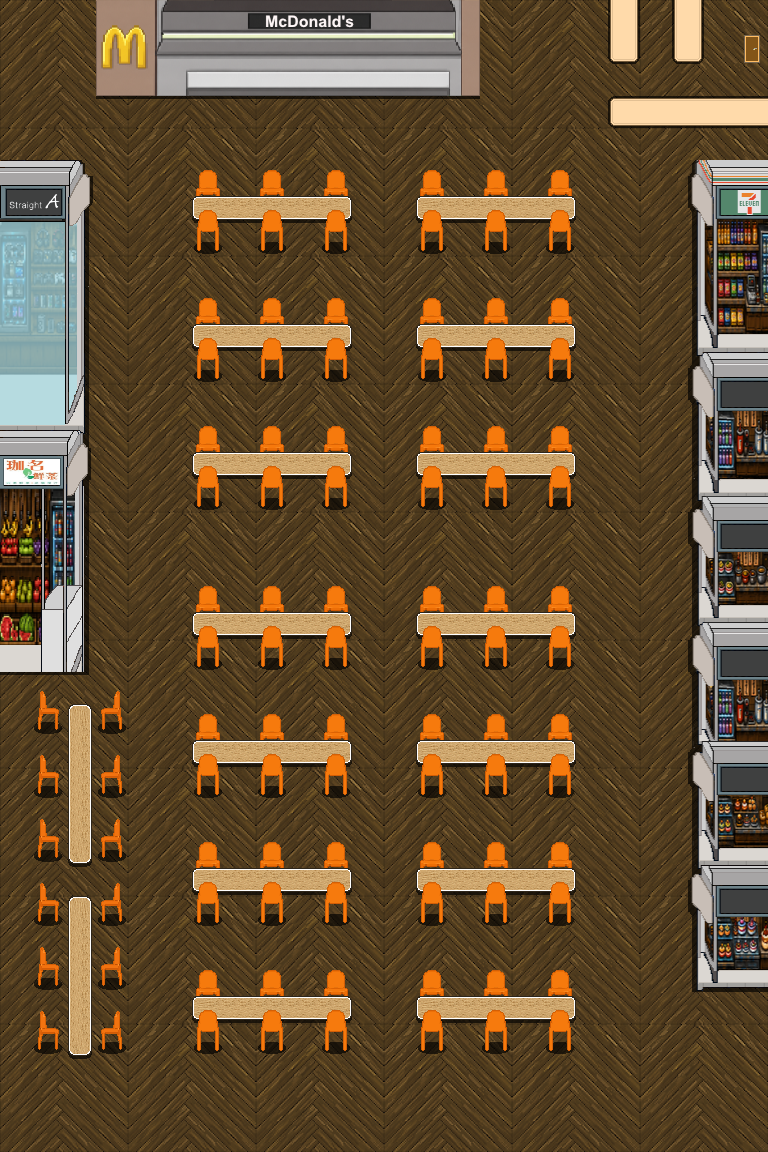

A 2D game scene composited from a Tiled map and its tileset images. What follows is a short description and the map's XML, with each tile layer's data collapsed to a summary:
An orthogonal 48x72 tile map with 16x16 px tiles, 3 tile layers (Tile Layer 1, Shadow, ConsistentObjects) and 23 objects.

<map version="1.4" tiledversion="1.4.3" orientation="orthogonal" renderorder="right-down" width="48" height="72" tilewidth="16" tileheight="16" infinite="0" nextlayerid="7" nextobjectid="31">
 <properties>
  <property name="mcOrderH" type="int" value="4" />
  <property name="mcOrderW" type="int" value="12" />
  <property name="mcOrderX" type="float" value="21" />
  <property name="mcOrderY" type="float" value="63" />
  <property name="niuPaiOrderWaitX" type="float" value="25" />
  <property name="niuPaiOrderWaitY" type="float" value="64" />
  <property name="playerSpawnX" type="int" value="24" />
  <property name="playerSpawnY" type="int" value="0" />
  <property name="tunnelEntranceX" type="int" value="48" />
  <property name="tunnelEntranceY" type="int" value="70" />
 </properties>
 <tileset firstgid="1" source="XiaoChiBuSprite16.tsx" />
 <layer id="1" name="Tile Layer 1" width="48" height="72">
  <data>[3456 cells, 3456 non-empty, 64 distinct tile ids]</data>
 </layer>
 <layer id="6" name="Shadow" width="48" height="72">
  <data>[3456 cells, 518 non-empty, 35 distinct tile ids]</data>
 </layer>
 <layer id="2" name="ConsistentObjects" width="48" height="72">
  <data>[3456 cells, 1437 non-empty, 721 distinct tile ids]</data>
 </layer>
 <objectgroup id="3" name="ConsistentCollider">
  <object id="1" x="96" y="0" width="384" height="96" />
  <object id="2" x="608" y="96" width="160" height="32" />
  <object id="3" x="672" y="0" width="32" height="64" />
  <object id="4" x="608" y="0" width="32" height="64" />
  <object id="5" x="0" y="160" width="96" height="512" />
  <object id="6" x="192" y="192" width="160" height="32" />
  <object id="7" x="416" y="192" width="160" height="32" />
  <object id="8" x="416" y="320" width="160" height="32" />
  <object id="9" x="192" y="320" width="160" height="32" />
  <object id="10" x="192" y="448" width="160" height="32" />
  <object id="11" x="416" y="448" width="160" height="32" />
  <object id="12" x="416" y="608" width="160" height="32" />
  <object id="13" x="192" y="608" width="160" height="32" />
  <object id="14" x="416" y="736" width="160" height="32" />
  <object id="15" x="192" y="736" width="160" height="32" />
  <object id="16" x="416" y="864" width="160" height="32" />
  <object id="17" x="192" y="864" width="160" height="32" />
  <object id="18" x="192" y="992" width="160" height="32" />
  <object id="19" x="416" y="992" width="160" height="32" />
  <object id="22" x="64" y="704" width="32" height="160" />
  <object id="23" x="64" y="896" width="32" height="160" />
  <object id="24" x="672" y="160" width="96" height="896" />
 </objectgroup>
 <objectgroup id="5" name="InitialObstacle">
  <object id="25" x="672" y="64" width="32" height="32" />
 </objectgroup>
</map>
